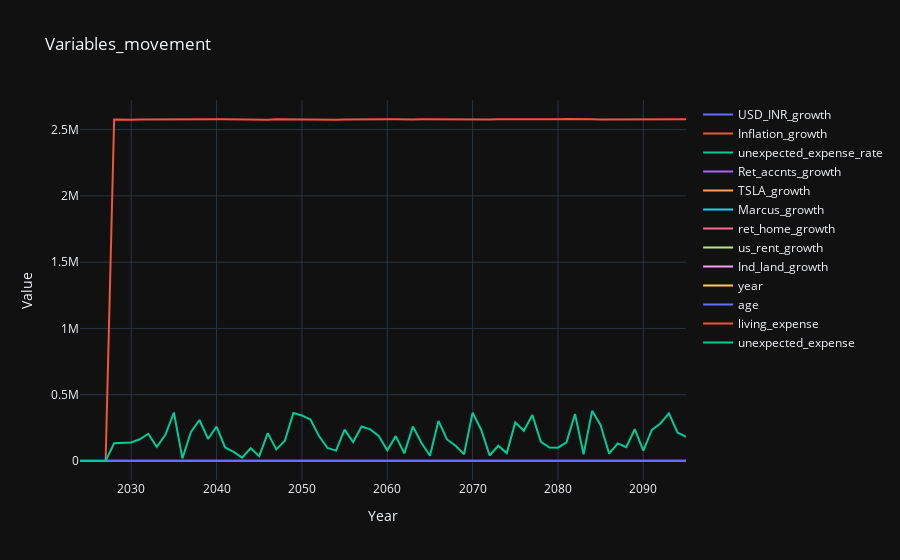

Here is the notebook cell this chart was saved with:
### Code cell
fig = go.Figure()
for column in simulation_var_df.columns:
    fig.add_trace(go.Scatter(x=simulation_var_df['year'], y=simulation_var_df[column], mode='lines', name=column))

fig.update_layout(
    title='Variables_movement',
    xaxis_title='Year',
    yaxis_title='Value',
    template='plotly_dark'
)

# Show the plot
fig.show()
